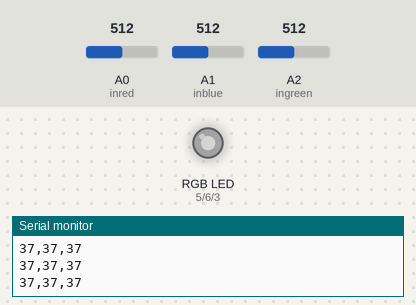
A sketch run on a simulated Arduino Uno, built with avr-gcc and run on an emulated ATmega328P. On the bench: an RGB LED mixed from three pins (HIGH = lit), the last lines printed to the serial monitor. The test bench sets the inputs (shaded band); at power-on: A0 (inred) = 512, A1 (inblue) = 512, A2 (ingreen) = 512. Dim RGB values are drawn brighter than linear.

Above: at 1.2 s.
1.3 s: A0 (inred) set to 716
At 2.5 s:
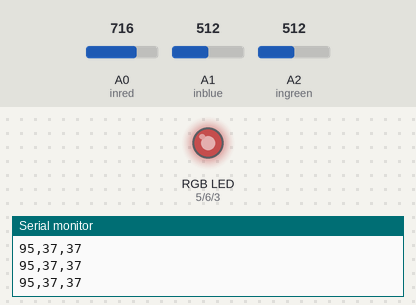
2.8 s: A1 (inblue) set to 715
At 3.5 s:
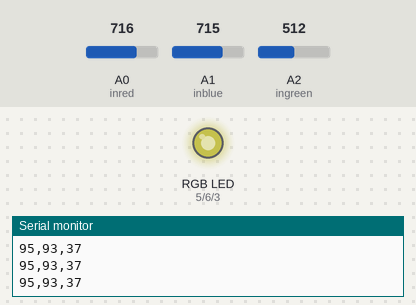
4.3 s: A1 (inblue) set to 750
At 4.6 s:
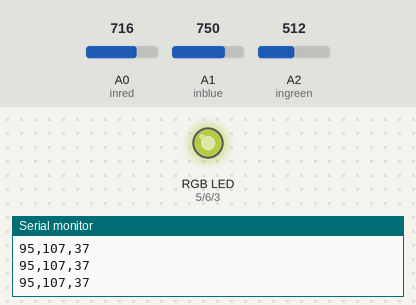
7.3 s: A2 (ingreen) set to 328
At 8.4 s:
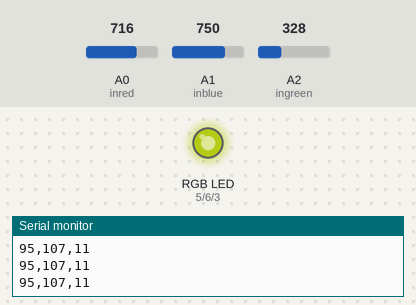
8.8 s: A2 (ingreen) set to 298
At 9.5 s:
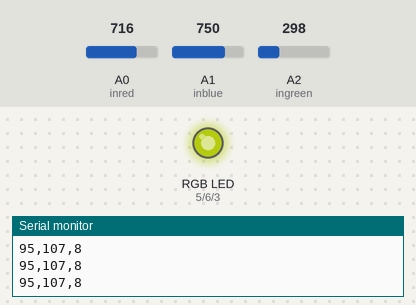
11.8 s: A0 (inred) set to 750
At 12.9 s:
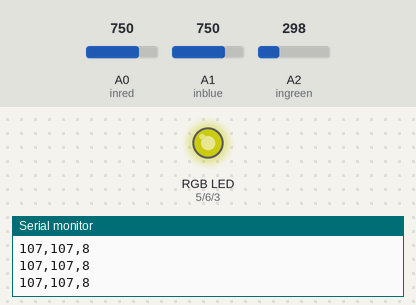
Timing chart, 0 to 14.3 s (numbered marks = the images above; inputs shaded):
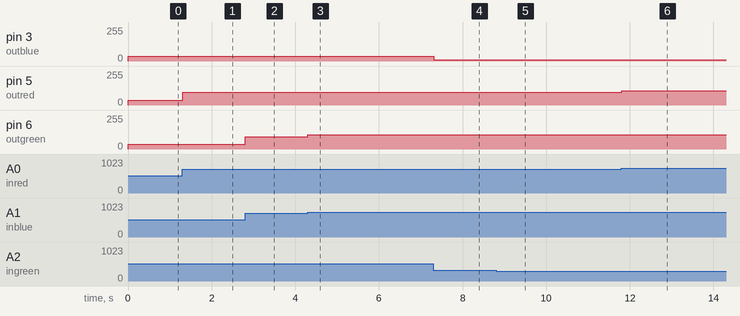

Measured:
- after the input at 1.3 s, pin 5 (outred): 37/255 → 95/255 at once
- after the input at 2.8 s, pin 6 (outgreen): 37/255 → 93/255 at once
- after the input at 4.3 s, pin 6 (outgreen): 93/255 → 107/255 at once
- after the input at 7.3 s, pin 3 (outblue): 37/255 → 11/255 at once
- after the input at 8.8 s, pin 3 (outblue): 11/255 → 8/255 at once
- after the input at 11.8 s, pin 5 (outred): 95/255 → 107/255 at once

The sketch:

RGB_Controller_Lab1.ino
```cpp
const int inred = A0;
const int inblue = A1;
const int ingreen = A2;

const int outred = 5;
const int outblue = 3;
const int outgreen = 6;


void setup(){

Serial.begin(9600);

}

int r=0;
int g=0;
int b=0;

const uint8_t gamma8[] = {
    0,  0,  0,  0,  0,  0,  0,  0,  0,  0,  0,  0,  0,  0,  0,  0,
    0,  0,  0,  0,  0,  0,  0,  0,  0,  0,  0,  0,  1,  1,  1,  1,
    1,  1,  1,  1,  1,  1,  1,  1,  1,  2,  2,  2,  2,  2,  2,  2,
    2,  3,  3,  3,  3,  3,  3,  3,  4,  4,  4,  4,  4,  5,  5,  5,
    5,  6,  6,  6,  6,  7,  7,  7,  7,  8,  8,  8,  9,  9,  9, 10,
   10, 10, 11, 11, 11, 12, 12, 13, 13, 13, 14, 14, 15, 15, 16, 16,
   17, 17, 18, 18, 19, 19, 20, 20, 21, 21, 22, 22, 23, 24, 24, 25,
   25, 26, 27, 27, 28, 29, 29, 30, 31, 32, 32, 33, 34, 35, 35, 36,
   37, 38, 39, 39, 40, 41, 42, 43, 44, 45, 46, 47, 48, 49, 50, 50,
   51, 52, 54, 55, 56, 57, 58, 59, 60, 61, 62, 63, 64, 66, 67, 68,
   69, 70, 72, 73, 74, 75, 77, 78, 79, 81, 82, 83, 85, 86, 87, 89,
   90, 92, 93, 95, 96, 98, 99,101,102,104,105,107,109,110,112,114,
  115,117,119,120,122,124,126,127,129,131,133,135,137,138,140,142,
  144,146,148,150,152,154,156,158,160,162,164,167,169,171,173,175,
  177,180,182,184,186,189,191,193,196,198,200,203,205,208,210,213,
  215,218,220,223,225,228,231,233,236,239,241,244,247,249,252,255 };

void loop(){
   r=analogRead(inred)/4;
   g=analogRead(inblue)/4;
   b=analogRead(ingreen)/4;

  r=gamma8[r];
  g=gamma8[g];
  b=gamma8[b];

   analogWrite(outred,r);
   analogWrite(outblue,b);
   analogWrite(outgreen,g);


  Serial.print(r);
  Serial.print(",");
  Serial.print(g);
  Serial.print(",");
  Serial.println(b);

 }
```
